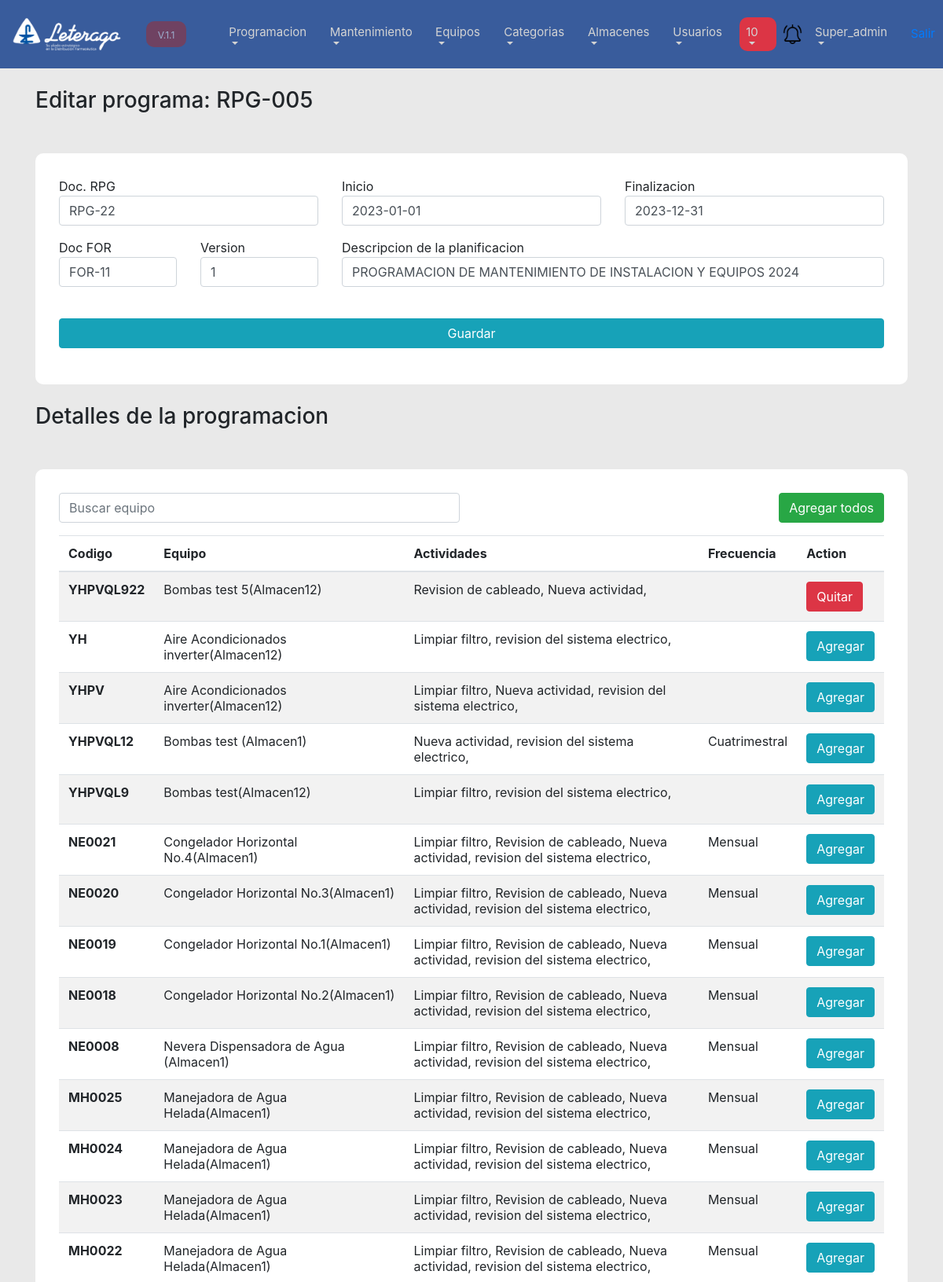
Page /ver_programa.php?id=13 (signed in, upper part) on the committed database.
### tables this page shows
CREATE TABLE `programaheader` (
  `id` int(11) NOT NULL,
  `doc_no` varchar(100) NOT NULL,
  `doc_relacionado` varchar(100) NOT NULL,
  `fecha_ini` date NOT NULL,
  `fecha_fin` date NOT NULL,
  `descripcion` text NOT NULL,
  `version` int(11) NOT NULL,
  `estado` int(6) DEFAULT NULL,
  `temp` int(6) DEFAULT NULL,
  `create_date` datetime NOT NULL DEFAULT current_timestamp(),
  `create_by` varchar(100) NOT NULL,
  `modify_date` datetime DEFAULT NULL,
  `modify_by` varchar(3) DEFAULT NULL,
  `delete_date` datetime DEFAULT NULL,
  `delete_by` varchar(3) DEFAULT NULL
);

CREATE TABLE `equipos` (
  `id` int(11) NOT NULL,
  `codigo` varchar(50) NOT NULL,
  `description` varchar(100) NOT NULL,
  `orden` int(1) NOT NULL,
  `id_categoria` int(11) NOT NULL,
  `marca` varchar(100) DEFAULT NULL,
  `modelo` varchar(100) DEFAULT NULL,
  `serie` varchar(100) DEFAULT NULL,
  `estado` varchar(100) DEFAULT NULL,
  `frecuencia` int(1) NOT NULL,
  `observaciones` text DEFAULT NULL,
  `id_almacen` int(11) NOT NULL,
  `ubicacion` text NOT NULL,
  `delete_by` varchar(100) DEFAULT NULL,
  `delete_date` datetime DEFAULT NULL,
  `modify_by` varchar(100) DEFAULT NULL,
  `modify_date` datetime DEFAULT NULL,
  `create_date` timestamp NOT NULL DEFAULT current_timestamp(),
  `create_by` varchar(100) NOT NULL
);

CREATE TABLE `almacenes` (
  `id` int(11) NOT NULL,
  `codigo` varchar(50) NOT NULL,
  `description` varchar(100) NOT NULL,
  `create_by` varchar(100) NOT NULL,
  `create_date` timestamp NOT NULL DEFAULT current_timestamp(),
  `modify_date` datetime DEFAULT NULL,
  `modify_by` varchar(100) DEFAULT NULL,
  `delete_by` varchar(100) DEFAULT NULL,
  `delete_date` datetime DEFAULT NULL
);

CREATE TABLE `actividades` (
  `id` int(11) NOT NULL,
  `description` varchar(100) NOT NULL,
  `create_date` timestamp NOT NULL DEFAULT current_timestamp(),
  `create_by` varchar(100) NOT NULL,
  `modify_by` varchar(100) DEFAULT NULL,
  `modify_date` datetime DEFAULT NULL,
  `delete_date` datetime DEFAULT NULL,
  `delete_by` varchar(100) DEFAULT NULL
);

### model/programas.php (called while the page is built, shortened)
<?php
    class Programas {
        public function find_details($id_header, $id_equipo){
            $conexion = new Kon();
            $con = $conexion->conn();
            $query = "SELECT count(*) as existe FROM programadetails where id_programaHeader= $id_header and id_equipo = $id_equipo";
            $exc = $con->query($query);
            $existe = mysqli_fetch_assoc($exc);
            return $existe;
        }
        public function find($id){
            $conexion = new Kon();
            $con = $conexion->conn();
            $query = "SELECT * FROM programaheader where id = $id";
            $exc = $con->query($query);
            $header = mysqli_fetch_assoc($exc);
            return $header;
        }
    }
?>

### model/equipos.php (called while the page is built, shortened)
<?php
class Equipos{
    public function list(){
        $conectar = new Kon();
        $con = $conectar->conn();
        $query = "SELECT * from equipos where delete_date is null order by id desc";
        $exc_query = mysqli_query($con, $query);
       return $exc_query;
    }
}
?>

### model/almacenes.php (called while the page is built, shortened)
<?php
class Almacenes{
    public function find($id){
        $conexion = new Kon();
        $con = $conexion->conn();
        $query = "SELECT * FROM almacenes where delete_date is null and id = $id";
        $exc_query =  $con->query($query);
        $Almacenes = mysqli_fetch_assoc($exc_query);
        return $Almacenes;
    }
}
?>

### model/equipo_actividad.php (called while the page is built, shortened)
<?php
class Equipo_actividad{
    public function list_actividades_search($id_equipo){
        $conexion = new Kon();
        $con = $conexion->conn();
        $query = "SELECT * FROM actividades
                  where delete_date is null
                  and id not in (SELECT id_actividad from equipos_actividad where id_equipo = $id_equipo)";
        $exc = $con->query($query);
        return $exc;
    }
}
?>

### ver_programa.php (the view, shortened to what this page needs)
<?php
    include("plantilla/menu_top.php");
    include("model/programas.php");
    include("model/equipos.php");
    include("model/almacenes.php");
    include("model/equipo_actividad.php");
    $equipos_instance = new Equipos();
    $almacenes_instance = new Almacenes();
    $equipos_actividades = new Equipo_actividad();
    $exc_equipo = $equipos_instance->list();
    $header = $_GET["id"];
    $programas_instance = new Programas();
    $id_programa = $_GET["id"];
    $programa = $programas_instance->find($id_programa);
?>
<link rel="stylesheet" href="css/form.css">
<div class="Container"><br>
    <h3>Editar programa: RPG-005</h3>
    <div class="formularios">
        <form action="controllers/editar_programa.php" method="post">
        <div class="row">
                <div class="col-md-4 mb-3">
                    Doc. RPG
                    <input class="form-control"  value="<?php echo $programa["doc_no"] ?>" name="doc_no" type="text" placeholder="Doc. relacionado">
                </div>
                <div class="col-md-4 mb-3">
                    Inicio
                    <input class="form-control"  value="<?php echo $programa["fecha_ini"] ?>" name="fecha_ini" type="text" >
                </div>
                <div class="col-md-4 mb-3">
                    Finalizacion
                    <input class="form-control"  value="<?php echo $programa["fecha_fin"] ?>" name="fecha_fin" type="text" >
                </div>
                <div class="col-md-2 mb-4">
                    Doc FOR
                    <input class="form-control" value="<?php echo $programa["doc_relacionado"] ?>" name="doc_relacionado" type="text" placeholder="Doc. No.">
                </div>
                <div class="col-md-2 mb-4">
                    Version
                    <input class="form-control"  value="<?php echo $programa["version"] ?>" name="version" type="text" placeholder="Version">
                </div>
                <div class="col-md-8 mb-4">
                    Descripcion de la planificacion
                    <input class="form-control" value="<?php echo $programa["descripcion"] ?>" name="descripcion" type="text" placeholder="Descripcion">
                </div>
            </div>
            <input class="btn btn-info col-md-12 mt-3" type="submit" value="Guardar">
        </form>
    </div>
</div>
<div class="Container">
    <br>
    <h3>Detalles de la programacion</h3>
    <div class="formularios">
        <div class="row">
            <div class="col-md-6">
                <input class="form-control" type="text" name="" placeholder="Buscar equipo">
            </div>
            <div class="col-md-6">
                <button class = "btn btn-success float-right mb-3">Agregar todos</button>
            </div>
        </div>
      <table class="table table-striped">
        <thead>
          <tr>
            <th scope="col">Codigo</th>
            <th scope="col">Equipo</th>
            <th scope="col">Actividades</th>
            <th scope="col">Frecuencia</th>
            <th scope="col">Action</th>
          </tr>
        </thead>
      <tbody>
        <?php
          while ($row = mysqli_fetch_assoc($exc_equipo)) {
        ?>
          <tr>
            <th scope="row"><?php  echo $row["codigo"]?></th>
            <td>
                <?php
                    $almacenes = $almacenes_instance->find($row["id_almacen"]);
                    $almacenes_description = $almacenes["description"];
                      echo $row["description"]."(".$almacenes_description.")"?>
            </td>
            <td><?php
                $exc_actividades = $equipos_actividades->list_actividades_search($row["id"]);
                while($actividades = mysqli_fetch_assoc($exc_actividades)){
                  echo $actividades["description"].", ";
                }
              ?>
            </td>
            <td>
              <?php
                if($row["frecuencia"] == '0'){
                  echo 'Mensual';
                }
                if($row["frecuencia"] == '4'){
                  echo 'Cuatrimestral';
                }
              ?>
            </td>
            <td>
              <?php
                $equipo_existe = $programas_instance->find_details($header, $row["id"]);
                $existe = $equipo_existe["existe"];
                if($existe < 1){
              ?>
              <a class="btn btn-info" href="controllers/add_equipo_programa.php?id_header=<?php echo $header?>&&id_equipo=<?php echo $row["id"] ?>&&from_programa=1" >Agregar</a>
              <?php
                }else{
                  ?>
                  <a class="btn btn-danger" href="controllers/del_equipo_programa.php?id_header=<?php echo $header?>&&id_equipo=<?php echo $row["id"]?>&&from_programa=1" >Quitar</a>
                  <?php
                }
              ?>
            </td>
          </tr>
          <?php
            }
          ?>
        </tbody>
      </table>
    </div>
</div>

### css/form.css (style rules this page uses)
.formularios { background-color: white; padding: 30px; margin-top: 50px; border-radius: 10px; }

### rows in the picture
programaheader: doc_no "RPG-22", fecha_ini "2023-01-01", fecha_fin "2023-12-31", doc_relacionado "FOR-11", version "1", descripcion "PROGRAMACION DE MANTENIMIENTO DE INSTALACION Y EQUIPOS 2024"
equipos: codigo "YHPVQL922", description "Bombas test 5", id_almacen.description "Almacen12"
actividades: description "Revision de cableado"
actividades: description "Nueva actividad"
equipos: codigo "YH", description "Aire Acondicionados inverter", id_almacen.description "Almacen12"
actividades: description "Limpiar filtro"
actividades: description "revision del sistema electrico"
equipos: codigo "YHPV", description "Aire Acondicionados inverter", id_almacen.description "Almacen12"
equipos: codigo "YHPVQL12", description "Bombas test", id_almacen.description "Almacen1", frecuencia "Cuatrimestral"
equipos: codigo "YHPVQL9", description "Bombas test", id_almacen.description "Almacen12"
equipos: codigo "NE0021", description "Congelador Horizontal No.4", id_almacen.description "Almacen1", frecuencia "Mensual"
equipos: codigo "NE0020", description "Congelador Horizontal No.3", id_almacen.description "Almacen1", frecuencia "Mensual"
equipos: codigo "NE0019", description "Congelador Horizontal No.1", id_almacen.description "Almacen1", frecuencia "Mensual"
equipos: codigo "NE0018", description "Congelador Horizontal No.2", id_almacen.description "Almacen1", frecuencia "Mensual"
equipos: codigo "NE0008", description "Nevera Dispensadora de Agua", id_almacen.description "Almacen1", frecuencia "Mensual"
equipos: codigo "MH0025", description "Manejadora de Agua Helada", id_almacen.description "Almacen1", frecuencia "Mensual"
equipos: codigo "MH0024", description "Manejadora de Agua Helada", id_almacen.description "Almacen1", frecuencia "Mensual"
equipos: codigo "MH0023", description "Manejadora de Agua Helada", id_almacen.description "Almacen1", frecuencia "Mensual"
equipos: codigo "MH0022", description "Manejadora de Agua Helada", id_almacen.description "Almacen1", frecuencia "Mensual"

### other values in the picture
$_SESSION["usuario_Log_Username"] "Super_admin"
